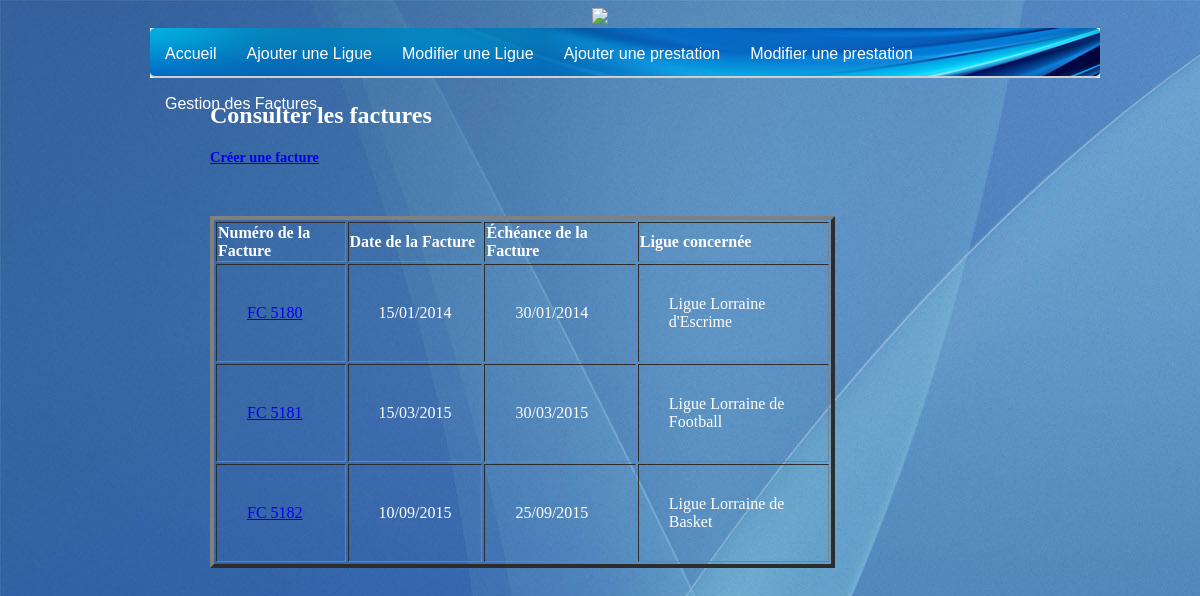
The page /listefacture.php on the database its author committed.
### tables this page shows
CREATE TABLE IF NOT EXISTS `facture` (
  `numfacture` int(11) NOT NULL,
  `datefacture` date NOT NULL,
  `echeance` date NOT NULL,
  `compte_ligue` int(11) NOT NULL,
  PRIMARY KEY (`numfacture`),
  KEY `compte_ligue` (`compte_ligue`)
);

CREATE TABLE IF NOT EXISTS `ligue` (
  `numcompte` int(11) NOT NULL,
  `intitule` varchar(30) NOT NULL,
  `nomtresorier` varchar(20) NOT NULL,
  `adrue` varchar(50) NOT NULL,
  `cp` int(5) NOT NULL,
  `ville` varchar(20) NOT NULL,
  PRIMARY KEY (`numcompte`)
);

### listefacture.php (the view, shortened to what this page needs)
<?php require ("config.php");?>
<!DOCTYPE html>
<html>
    <head>
    <link rel="stylesheet" href="style.css" />
    </head>
    <body>
    <?php require 'header.php'; ?>
  	<section>
  		<article>
        <h2 style="color: white;">Consulter les factures</h2>
        <p><strong><a href="panelfacture.php">Créer une facture</a></strong></p>
        <?php
          $sql = $bdd->query("SELECT * FROM facture");
        ?>
        <br/><br/>
  			<table border="4" align="center">
  				<tr>
  					<th>Numéro de la Facture</th>
            <th>Date de la Facture</th>
            <th>Échéance de la Facture</th>
            <th>Ligue concernée</th>
  				</tr>
          <?php
            while ($infos = $sql->fetch())
            {
             $req = $bdd->query('SELECT * FROM ligue WHERE numcompte = '.$infos['compte_ligue']);
          ?>
  				<tr>
            <td><a href="facture.php?num=<?php echo $infos['numfacture']; ?>">FC <?php echo $infos['numfacture']; ?></a></td>
  				  <td><?php
                $dates = explode('-', $infos['datefacture']);
                echo $dates[2].'/'.$dates[1].'/'.$dates[0];
                ?>
            </td>
            <td><?php $echeance = $infos['echeance']; $echeances = explode('-', $infos['echeance']);
                echo $echeances[2].'/'.$echeances[1].'/'.$echeances[0] ?></td>
            <td>
              <?php
                while ($donnees = $req->fetch()) {
                  if ($donnees['numcompte'] == $infos['compte_ligue']) {
                    echo $donnees['intitule'];
                  }
                }
              ?>
            </td>
          </tr>
          <?php } ?>
  			</table>
  		</article>
  	</section>
    </body>
</html>

### style.css (style rules this page uses)
p { font-family: 'Bookman Old Style', 'Times New Roman', sans-serif; }
body { background: url("img/backfond.jpg"); text-align: justify; margin-left: 150px; margin-right: 150px; }
section { text-align: left; margin-left: 60px; margin-right: 200px; }
p, h1, form, label, legend #prestation_table, td, th { color: white; }
article, aside { display: inline-block; vertical-align: top; text-align: left; }
article { width: 625px; margin-right: 15px; }
article p { font-size: 0.9em; }
#intranet td, table td { padding: 30px; }

### rows shown on the page
facture: numfacture "5180", datefacture "15", datefacture "01", datefacture "2014", echeance "30", echeance "01", echeance "2014"
ligue: intitule "Ligue Lorraine d'Escrime"
facture: numfacture "5181", datefacture "15", datefacture "03", datefacture "2015", echeance "30", echeance "03", echeance "2015"
ligue: intitule "Ligue Lorraine de Football"
facture: numfacture "5182", datefacture "10", datefacture "09", datefacture "2015", echeance "25", echeance "09", echeance "2015"
ligue: intitule "Ligue Lorraine de Basket"
